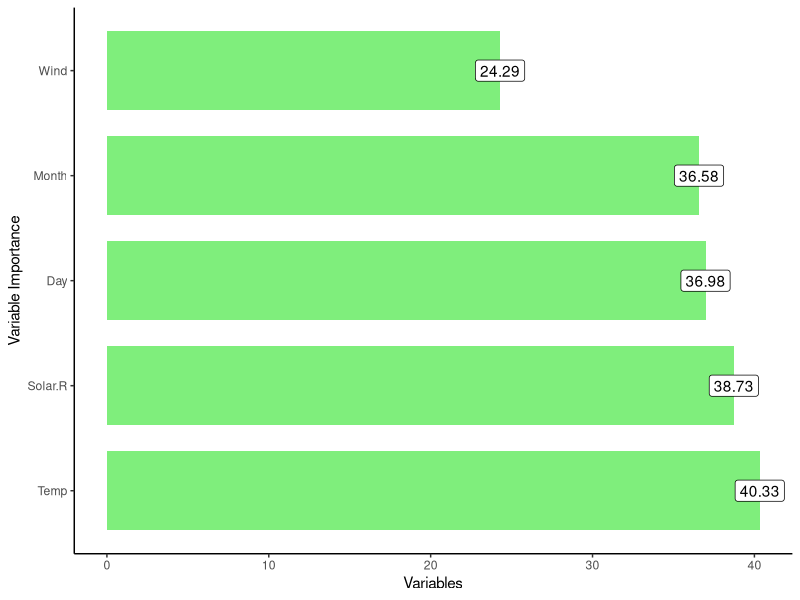

Source code (R):
# importing data
data(airquality)
str(airquality)

# making this example reproducible
set.seed(12)

# installing and loading necessary packages
install.packages("dplyr")
library(dplyr)    #for data wrangling
install.packages("e1071")
library(e1071)    #for calculating variable importance
install.packages("caret")
library(caret)    #for model fitting
install.packages("rpart")
library(rpart)    #for fitting decision trees
install.packages("ipred")
library(ipred)    #for fitting bagged decision trees

# modeling (1000 trees, out-of-bag error will be obtained (coob = T), 2 observations in a node to split, control parameter = 0)
bagging_model <- bagging(
  formula = Ozone ~ .,
  data = airquality,
  nbagg = 1000,   
  coob = TRUE,
  control = rpart.control(minsplit = 2, cp = 0)
)

# model
bagging_model

# calculating variable importance
var_importance <- data.frame(variable = names(airquality[, -1]), VI = varImp(bagging_model))
var_importance

# sorting variable importance values descending
VIdata_4plot <- var_importance[order(var_importance$Overall, decreasing = TRUE), ]
VIdata_4plot$Overall <- round(VIdata_4plot$Overall, 2)

# visualizing variable importance
install.packages("ggplot2")
library(ggplot2)

ggplot(data = VIdata_4plot, mapping = aes(x = reorder(variable, -Overall), Overall)) + 
  geom_bar(stat = "identity", width = .75, fill = "#7FEE7C") + 
  coord_flip() +
  geom_label(label= VIdata_4plot$Overall) +
  xlab("Variable Importance") + 
  ylab("Variables") +
  theme_classic()

# defining new observation
new_obs <- data.frame(Solar.R = 310, Wind = 10, Temp = 60, Month = 5, Day = 4)

# using fitted bagged model to predict 'Ozone' value of new observation
predict(bagging_model, newdata = new_obs)
